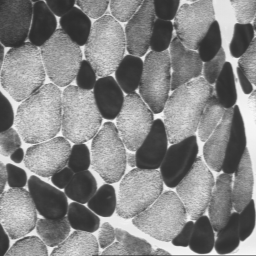
#> input picture image/im01-introduction-image-processing/tp3/TPseg2024/muscle.tif, 256 x 256 px
$ python kmeans1.py
#> lines starting #> are read from the running program, lines starting #| are printed output that depends on the picture; after the words box and inside, x2 and y2 are one past the last pixel; in counts of white or black regions, pixels touching at a corner belong together
#!/usr/bin/env python2
# -*- coding: utf-8 -*-

# Authors: Robert Layton <robertlayton@gmail.com>
#          Olivier Grisel <olivier.grisel@ensta.org>
#          Mathieu Blondel <mathieu@mblondel.org>
#

import numpy as np
import matplotlib.pyplot as plt
from sklearn.cluster import KMeans
from sklearn.metrics import pairwise_distances_argmin
from sklearn.datasets import load_sample_image
from sklearn.utils import shuffle
from time import time
from skimage.io import imread
from scipy.ndimage import median_filter

n_class = 2

ima=imread('muscle.tif')
#> ima is the input picture: shape (256, 256); min 44, max 249, mean 133.1
# Convert to floats instead of the default 8 bits integer coding. Dividing by
# 255 is important so that plt.imshow behaves works well on float data (need to
# be in the range [0-1])
ima = np.array(ima, dtype=np.float64) / 255
ima = median_filter(ima, 3)
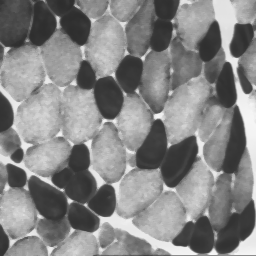
#> ima: shape (256, 256) float64; min 0.176, max 0.965, mean 0.521

# Load Image and transform to a 2D numpy array.
w, h = original_shape = tuple(ima.shape)
#> w = 256; h = 256; original_shape = (256, 256)
d = 1
image_array = np.reshape(ima, (w * h, d))

print("Fitting model on a small sub-sample of the data")
t0 = time()
image_array_sample = shuffle(image_array, random_state=0)[:1000]
#> image_array_sample = 1000 values, max 0.961 at index 219, min 0.176 at index 997, mean 0.521
kmeans = KMeans(n_clusters=n_class).fit(image_array_sample)
print("done in %0.3fs." % (time() - t0))

# Get labels for all points
print("Predicting color indices on the full image (k-means)")
t0 = time()
labels = kmeans.predict(image_array)
print("done in %0.3fs." % (time() - t0))

def recreate_image(codebook, labels, w, h):
    """Recreate the (compressed) image from the code book & labels"""
#> called with codebook = array of shape (2, 1), labels = array of shape (65536,), w = 256, h = 256
    image = np.zeros((w, h))
    label_idx = 0
    for i in range(w):
        for j in range(h):
            image[i][j] = codebook[labels[label_idx]]
            label_idx += 1
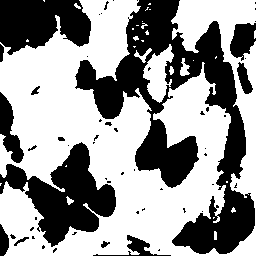
#> image: shape (256, 256) float64; values 0.286 (black) and 0.679 (white), 59% white; 55 black regions (40 under 20 px), largest, box (x1, y1, x2, y2) and area: (75, 0, 255, 254) 15003, (0, 142, 116, 247) 5338, (0, 0, 91, 55) 3742
#> after the loop, label_idx = 65536
    return image

# Display all results, alongside original image
plt.figure(1)
plt.clf()
plt.axis('off')
plt.title('Original image')
plt.imshow(ima,cmap='gray')

plt.figure(2)
plt.clf()
plt.axis('off')
plt.title('Quantized image with KMeans')
plt.imshow(recreate_image(kmeans.cluster_centers_, labels, w, h),cmap='gray')
plt.show()

$ run again, with image/im01-introduction-image-processing/tp3/TPseg2024/carte.tif copied over image/im01-introduction-image-processing/tp3/TPseg2024/muscle.tif
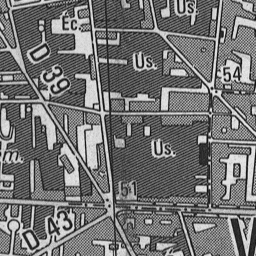
#> input picture image/im01-introduction-image-processing/tp3/TPseg2024/carte.tif, 256 x 256 px
#> ima is the input picture: shape (256, 256); min 21, max 231, mean 116
#> `ima = median_filter(ima, 3)`:
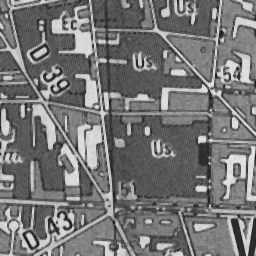
#> ima: shape (256, 256) float64; min 0.0824, max 0.898, mean 0.463
#> image_array_sample = 1000 values, max 0.878 at index 381, min 0.129 at index 328, mean 0.465
#> after the loop in recreate_image, `for i in range(w):`:
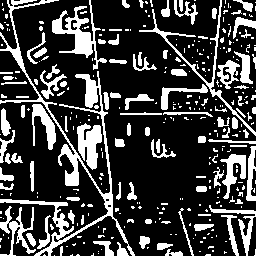
#> image: shape (256, 256) float64; values 0.373 (black) and 0.732 (white), 24.7% white; 350 white regions (252 under 20 px), largest, box (x1, y1, x2, y2) and area: (0, 0, 135, 256) 3265, (52, 0, 107, 70) 1092, (139, 0, 256, 136) 781
#> after the loop in recreate_image, `for i in range(w):`: label_idx = 65536
